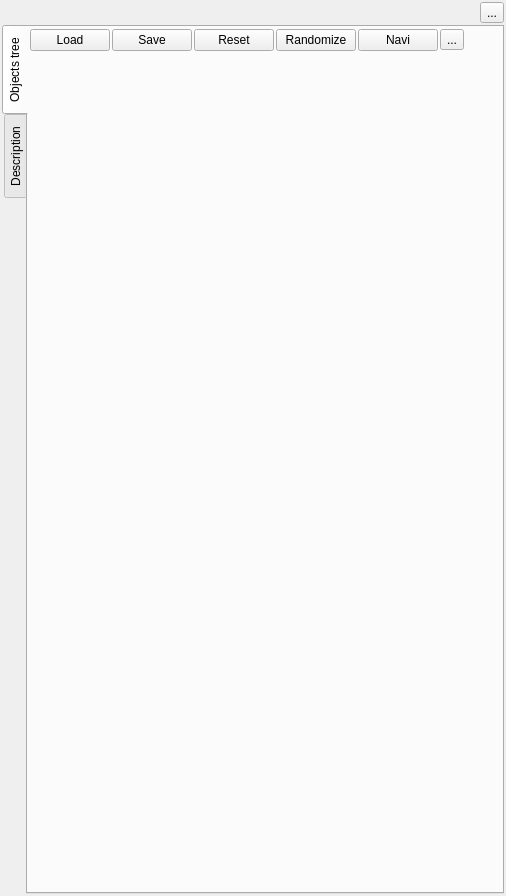
<?xml version="1.0" encoding="UTF-8"?>
<ui version="4.0">
 <class>cDockFractal</class>
 <widget class="QWidget" name="cDockFractal">
  <property name="geometry">
   <rect>
    <x>0</x>
    <y>0</y>
    <width>506</width>
    <height>896</height>
   </rect>
  </property>
  <property name="windowTitle">
   <string>Form</string>
  </property>
  <layout class="QVBoxLayout" name="verticalLayout">
   <property name="spacing">
    <number>0</number>
   </property>
   <property name="leftMargin">
    <number>2</number>
   </property>
   <property name="topMargin">
    <number>2</number>
   </property>
   <property name="rightMargin">
    <number>2</number>
   </property>
   <property name="bottomMargin">
    <number>2</number>
   </property>
   <item>
    <layout class="QVBoxLayout" name="verticalLayout_help_pushButton_help_fractal">
     <property name="spacing">
      <number>2</number>
     </property>
     <property name="leftMargin">
      <number>0</number>
     </property>
     <property name="topMargin">
      <number>0</number>
     </property>
     <property name="rightMargin">
      <number>0</number>
     </property>
     <property name="bottomMargin">
      <number>0</number>
     </property>
     <item>
      <layout class="QHBoxLayout" name="horizontalLayout_help_pushButton_help_fractal">
       <item>
        <spacer name="horizontalSpacer_help_pushButton_help_fractal">
         <property name="orientation">
          <enum>Qt::Horizontal</enum>
         </property>
         <property name="sizeHint" stdset="0">
          <size>
           <width>40</width>
           <height>10</height>
          </size>
         </property>
        </spacer>
       </item>
       <item>
        <widget class="cHelpButton" name="pushButton_help_fractal">
         <property name="toolTip">
          <string>Opens the user manual with the description of this part of the interface.</string>
         </property>
         <property name="text">
          <string notr="true">...</string>
         </property>
         <property name="helpAnchor" stdset="0">
          <string notr="true">single-formula-fractals</string>
         </property>
        </widget>
       </item>
      </layout>
     </item>
     <item>
      <widget class="QTabWidget" name="tabWidget_fractal">
       <property name="tabPosition">
        <enum>QTabWidget::West</enum>
       </property>
       <property name="currentIndex">
        <number>0</number>
       </property>
       <property name="documentMode">
        <bool>false</bool>
       </property>
       <property name="movable">
        <bool>true</bool>
       </property>
       <widget class="QWidget" name="tabWidget_fractal_hybrid">
        <attribute name="title">
         <string>Objects tree</string>
        </attribute>
        <layout class="QVBoxLayout" name="verticalLayout_53" stretch="0,1">
         <property name="spacing">
          <number>2</number>
         </property>
         <property name="leftMargin">
          <number>2</number>
         </property>
         <property name="topMargin">
          <number>2</number>
         </property>
         <property name="rightMargin">
          <number>2</number>
         </property>
         <property name="bottomMargin">
          <number>2</number>
         </property>
         <item>
          <layout class="QHBoxLayout" name="horizontalLayout_6">
           <item>
            <widget class="cButtonLoadSettingsFromWidget" name="pushButton_local_load_6">
             <property name="text">
              <string>Load</string>
             </property>
            </widget>
           </item>
           <item>
            <widget class="cButtonSaveSettingsFromWidget" name="pushButton_local_save_6">
             <property name="text">
              <string>Save</string>
             </property>
            </widget>
           </item>
           <item>
            <widget class="cButtonResetSettingsFromWidget" name="pushButton_local_reset_6">
             <property name="text">
              <string>Reset</string>
             </property>
            </widget>
           </item>
           <item>
            <widget class="cButtonRandomSettingsFromWidget" name="pushButton_local_randomize_3">
             <property name="text">
              <string>Randomize</string>
             </property>
            </widget>
           </item>
           <item>
            <widget class="QPushButton" name="pushButton_local_navi">
             <property name="sizePolicy">
              <sizepolicy hsizetype="Maximum" vsizetype="Fixed">
               <horstretch>0</horstretch>
               <verstretch>0</verstretch>
              </sizepolicy>
             </property>
             <property name="text">
              <string>Navi</string>
             </property>
            </widget>
           </item>
           <item>
            <widget class="cHelpButton" name="pushButton_help_objectsTree">
             <property name="toolTip">
              <string>Opens the user manual with the description of the objects tree.</string>
             </property>
             <property name="text">
              <string notr="true">...</string>
             </property>
             <property name="helpAnchor" stdset="0">
              <string notr="true">objects-tree</string>
             </property>
            </widget>
           </item>
           <item>
            <spacer name="horizontalSpacer_4">
             <property name="orientation">
              <enum>Qt::Horizontal</enum>
             </property>
             <property name="sizeHint" stdset="0">
              <size>
               <width>40</width>
               <height>20</height>
              </size>
             </property>
            </spacer>
           </item>
          </layout>
         </item>
         <item>
          <widget class="cObjectsTreeWidget" name="widget_objectsTree" native="true">
           <property name="minimumSize">
            <size>
             <width>0</width>
             <height>32</height>
            </size>
           </property>
          </widget>
         </item>
        </layout>
       </widget>
       <widget class="QWidget" name="tab_description">
        <attribute name="title">
         <string>Description</string>
        </attribute>
        <layout class="QVBoxLayout" name="verticalLayout_description">
         <property name="spacing">
          <number>2</number>
         </property>
         <property name="leftMargin">
          <number>2</number>
         </property>
         <property name="topMargin">
          <number>2</number>
         </property>
         <property name="rightMargin">
          <number>2</number>
         </property>
         <property name="bottomMargin">
          <number>2</number>
         </property>
         <item>
          <widget class="QPlainTextEdit" name="text_description">
           <property name="sizePolicy">
            <sizepolicy hsizetype="Expanding" vsizetype="Preferred">
             <horstretch>0</horstretch>
             <verstretch>0</verstretch>
            </sizepolicy>
           </property>
           <property name="font">
            <font>
             <family>Monospace</family>
            </font>
           </property>
           <property name="toolTip">
            <string>&lt;html&gt;&lt;head/&gt;&lt;body&gt;&lt;p&gt;An explanation of the setting&lt;/p&gt;&lt;/body&gt;&lt;/html&gt;</string>
           </property>
           <property name="placeholderText">
            <string>An explanation of the setting</string>
           </property>
          </widget>
         </item>
        </layout>
       </widget>
      </widget>
     </item>
    </layout>
   </item>
  </layout>
 </widget>
 <customwidgets>
  <customwidget>
   <class>cHelpButton</class>
   <extends>QToolButton</extends>
   <header>help_button.h</header>
  </customwidget>
  <customwidget>
   <class>cButtonLoadSettingsFromWidget</class>
   <extends>QPushButton</extends>
   <header>buton_load_settings_from_widget.h</header>
  </customwidget>
  <customwidget>
   <class>cButtonSaveSettingsFromWidget</class>
   <extends>QPushButton</extends>
   <header>buton_save_settings_from_widget.h</header>
  </customwidget>
  <customwidget>
   <class>cButtonResetSettingsFromWidget</class>
   <extends>QPushButton</extends>
   <header>buton_reset_settings_from_widget.h</header>
  </customwidget>
  <customwidget>
   <class>cButtonRandomSettingsFromWidget</class>
   <extends>QPushButton</extends>
   <header>buton_random_settings_from_widget.h</header>
  </customwidget>
  <customwidget>
   <class>cObjectsTreeWidget</class>
   <extends>QWidget</extends>
   <header>objects_tree_widget.h</header>
   <container>1</container>
  </customwidget>
 </customwidgets>
 <tabstops>
  <tabstop>tabWidget_fractal</tabstop>
  <tabstop>text_description</tabstop>
 </tabstops>
 <resources>
  <include location="icons.qrc"/>
 </resources>
 <connections/>
</ui>
